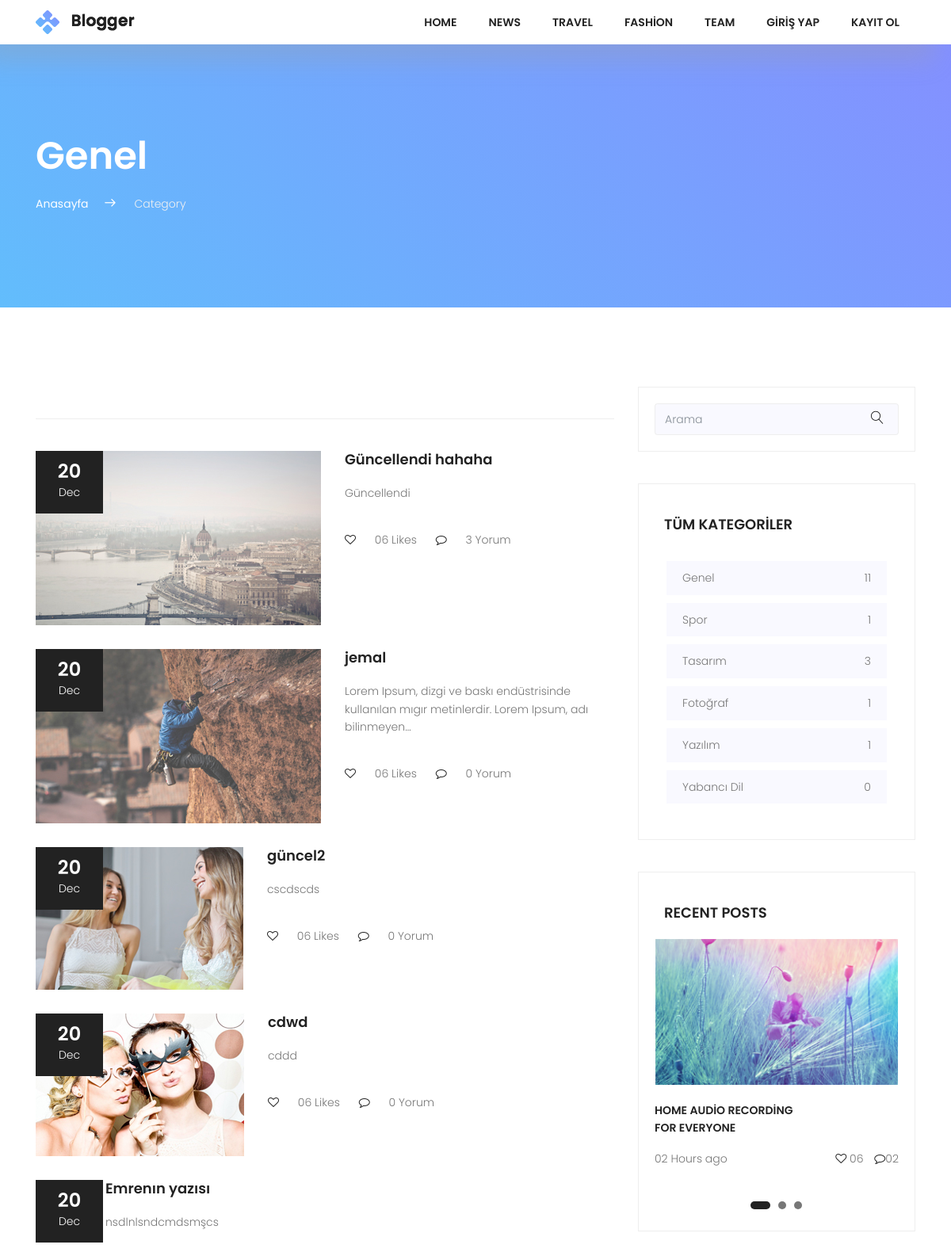
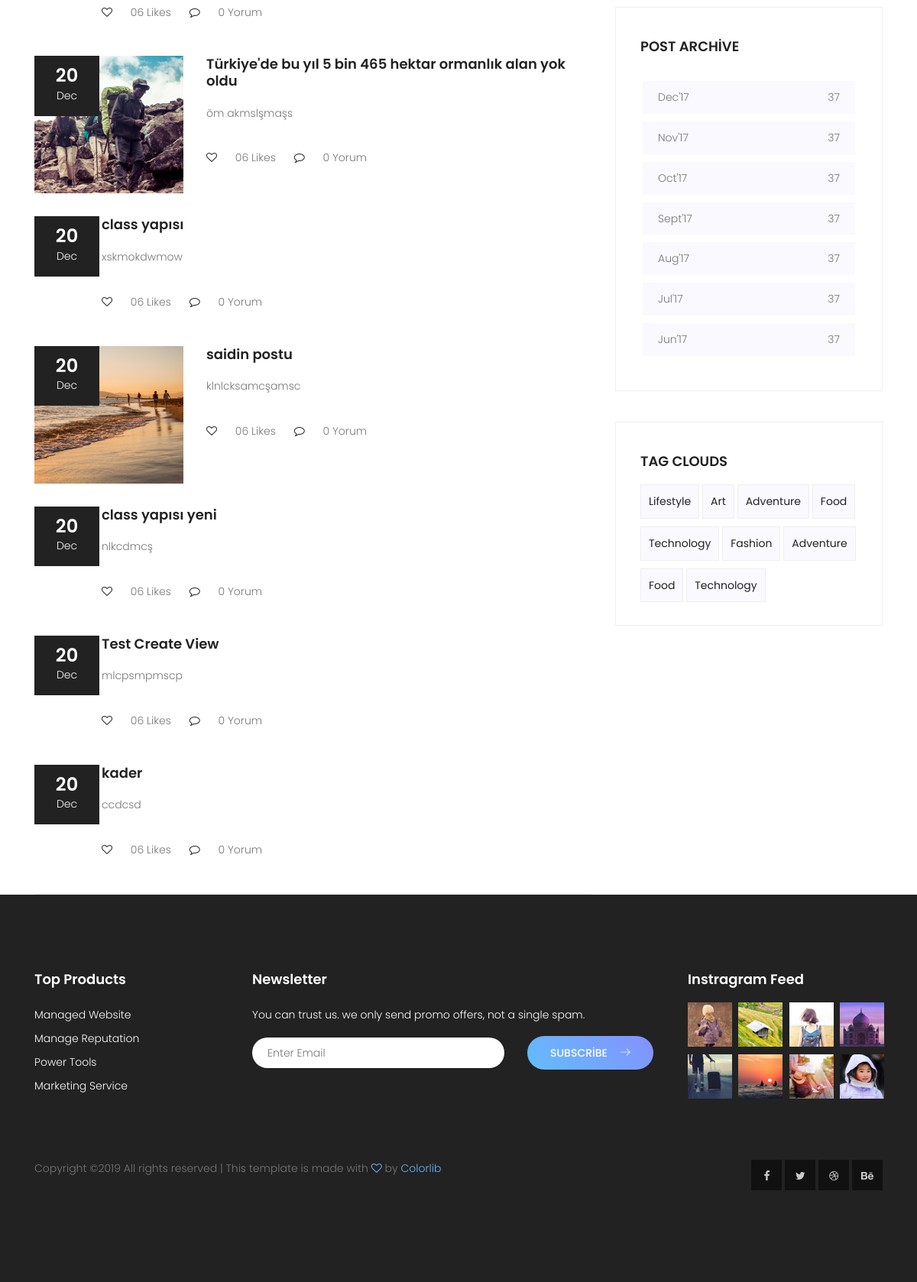
/category/genel, run on the app's committed database (2 pictures, top to bottom).
### posts/models.py (models this page shows, shortened)
class Category(models.Model):
  title = models.CharField(max_length=150)
  slug = models.SlugField(unique=True,editable=False)
  def postCount(self):
    return self.posts.all().count()

class Post(models.Model):
  user = models.ForeignKey(settings.AUTH_USER_MODEL, on_delete=models.CASCADE, default=1, related_name="userposts")
  title = models.CharField(max_length=150)
  image = models.ImageField(upload_to='upload/', blank=True)
  content = models.TextField()
  slug = models.SlugField(unique=True, editable=False)
  created = models.DateField(auto_now_add=True)
  updated = models.DateField(auto_now=True)
  category = models.ForeignKey(Category, on_delete=models.CASCADE, related_name="posts")
  tag = models.ManyToManyField(Tag, related_name='posts')
  def commentCount(self):
     return self.comments.all().count()

### posts/views.py (the view)
# urls.py: path('category/<slug:slug>', views.CategoryDetail.as_view(), name="category-detail"),
class CategoryDetail(DetailView):
  model= Category
  template_name = "categories/detail.html"
  context_object_name = "category"
  def get_context_data(self, **kwargs):
    context = super(CategoryDetail,self).get_context_data(**kwargs)
    context["allCategories"] = Category.objects.all()
    return context

### posts/templates/categories/detail.html (shortened to what this page needs)
{% extends "base.html" %}
{% block content %}
        <section class="top-section-area section-gap">
            <div class="container">
                <div class="row justify-content-between align-items-center d-flex">
                    <div class="col-lg-8 top-left">
                        <h1 class="text-white mb-20">{{ category.title }}</h1>
                        <ul>
                            <li><a href="{% url 'index' %}">Anasayfa</a><span class="lnr lnr-arrow-right"></span></li>
                            <li><span style="color:#f1f1f1">Category</span></li>
                        </ul>
                    </div>
                </div>
            </div>
        </section>
<div class="post-wrapper pt-100">
    <section class="post-area">
        <div class="container">
            <div class="row justify-content-center d-flex">
                <div class="col-lg-8">
                    <div class="post-lists">
                      {% for post in category.posts.all %}
                        <div class="single-list flex-row d-flex">
                            <div class="thumb">
                                <div class="date">
                                    <span>20</span><br>Dec
                                </div>
                                <img src="{{ post.image.url }}" alt="">
                            </div>
                            <div class="detail">
                                <a href="{% url 'single' post.slug %}"><h4 class="pb-20">{{ post.title }}</h4></a>
                                <p>
                                   {{ post.content|truncatechars:100 }}
                                </p>
                                <p class="footer pt-20">
                                <i class="fa fa-heart-o" aria-hidden="true"></i>
                                <a href="#">06 Likes</a>     <i class="ml-20 fa fa-comment-o" aria-hidden="true"></i> <a href="#">{{ post.commentCount }} Yorum</a>
                                </p>
                            </div>
                        </div>
                      {% endfor %}
                    </div>
                </div>
                <div class="col-lg-4 sidebar-area">
                    <div class="single_widget search_widget">
                        <div id="imaginary_container">
                            <form action="{% url 'search' %}" method="GET">
                            <div class="input-group stylish-input-group">
                                <input type="text" class="form-control" name="q"  placeholder="Arama" >
                                <span class="input-group-addon">
                                    <button type="submit">
                                        <span class="lnr lnr-magnifier"></span>
                                    </button>
                                </span>
                            </div>
                            </form>
                        </div>
                    </div>
                    <div class="single_widget cat_widget">
                        <h4 class="text-uppercase pb-20">Tüm Kategoriler</h4>
                        <ul>
                          {% for category in allCategories %}
                            <li>
                                <a href="{% url 'category-detail' category.slug %}">{{ category.title }} <span>{{ category.postCount}}</span></a>
                            </li>
                          {% endfor %}
                        </ul>
                    </div>
                    <div class="single_widget recent_widget">
                        <h4 class="text-uppercase pb-20">Recent Posts</h4>
                        <div class="active-recent-carusel">
                            <div class="item">
                                <img src="img/asset/slider.jpg" alt="">
                                <p class="mt-20 title text-uppercase">Home Audio Recording <br>
                                For Everyone</p>
                                <p>02 Hours ago <span> <i class="fa fa-heart-o" aria-hidden="true"></i>
                                06 <i class="fa fa-comment-o" aria-hidden="true"></i>02</span></p>
                            </div>
                        </div>
                    </div>
                    <div class="single_widget cat_widget">
                        <h4 class="text-uppercase pb-20">post archive</h4>
                        <ul>
                            <li>
                                <a href="#">Dec'17 <span>37</span></a>
                            </li>
                            <li>
                                <a href="#">Nov'17 <span>37</span></a>
                            </li>
                            <li>
                                <a href="#">Oct'17 <span>37</span></a>
                            </li>
                            <li>
                                <a href="#">Sept'17 <span>37</span></a>
                            </li>
                            <li>
                                <a href="#">Aug'17 <span>37</span></a>
                            </li>
                            <li>
                                <a href="#">Jul'17 <span>37</span></a>
                            </li>
                            <li>
                                <a href="#">Jun'17 <span>37</span></a>
                            </li>
                        </ul>
                    </div>
                    <div class="single_widget tag_widget">
                        <h4 class="text-uppercase pb-20">Tag Clouds</h4>
                        <ul>
                            <li><a href="#">Lifestyle</a></li>
                            <li><a href="#">Art</a></li>
                            <li><a href="#">Adventure</a></li>
                            <li><a href="#">Food</a></li>
                            <li><a href="#">Technology</a></li>
                            <li><a href="#">Fashion</a></li>
                            <li><a href="#">Adventure</a></li>
                            <li><a href="#">Food</a></li>
                            <li><a href="#">Technology</a></li>
                        </ul>
                    </div>
                </div>
            </div>
        </div>
    </section>
</div>
 {% endblock %}

### static/css/main.css (style rules this page uses)
body { color:#777;font-family:"Poppins",sans-serif;font-size:14px;font-weight:300;line-height:1.625em;position:relative }
ol,ul { margin:0;padding:0;list-style:none }
a { -webkit-transition:all 0.3s ease 0s;-moz-transition:all 0.3s ease 0s;-o-transition:all 0.3s ease 0s;transition:all 0.3s ease 0s }
a,a:focus,a:hover { text-decoration:none;outline:0 }
h1,h2,h3,h4,h5,h6 { font-family:"Poppins",sans-serif;color:#222;line-height:1.2em !important;margin-bottom:0;margin-top:0;font-weight:600 }
h1,.h1 { font-size:36px }
h4,.h4 { font-size:18px }
.mt-20 { margin-top:20px }
.ml-20 { margin-left:20px }
.mb-20 { margin-bottom:20px }
.pt-20 { padding-top:20px }
.pt-100 { padding-top:100px }
.pb-20 { padding-bottom:20px }
.text-white { color:#fff }
b,i,sup,sub,u,del { color:#69B4FD }
h1 { font-size:36px }
h4 { font-size:18px }
h1,h2,h3,h4,h5,h6 { line-height:1.5em }
body { position:relative }
i { color:#222 }
.section-gap { padding:120px 0 }
.p1-gradient-bg,.primary-btn,.footer-social a:hover,.single-footer-widget .bb-btn,.generic-banner,.tags ul a:hover,.overlay,.about_widget button:hover,.tag_widget ul li a:hover,.top-section-area { background-image:-moz-linear-gradient(45deg, #62bdfc 0%, #8490ff 100%);background-image:-webkit-linear-gradient(45deg, #62bdfc 0%, #8490ff 100%);background-image:-ms-linear-gradient(45deg, #62bdfc 0%, #8490ff 100%) }
.search_widget .stylish-input-group .form-control,.top-section-area .stylish-input-group .form-control { border-right:0;box-shadow:0 0 0;border-color:#eee;background-color:#f9f9ff }
.search_widget .input-group-addon,.top-section-area .input-group-addon { background-color:#f9f9ff !important;border-color:#eee }
.search_widget .stylish-input-group button,.top-section-area .stylish-input-group button { border:0;background:transparent }
.search_widget input,.top-section-area input { font-size:14px }
.single_widget { border:1px solid #eee;padding:20px;margin-bottom:40px }
.cat_widget h4 { padding-top:20px;margin-left:12px }
.cat_widget ul { padding:15px }
.cat_widget ul li { background-color:#f9f9ff;padding:10px 20px;margin-bottom:10px;-webkit-transition:all 0.3s ease 0s;-moz-transition:all 0.3s ease 0s;-o-transition:all 0.3s ease 0s;transition:all 0.3s ease 0s }
.cat_widget ul li span { float:right }
.cat_widget ul li a { color:#777 }
.tag_widget h4 { padding-top:20px;margin-left:12px }
.tag_widget ul { margin-left:12px }
.tag_widget ul li { display:inline-block }
.tag_widget ul li a { color:#222;border:1px solid #eee;padding:10px;display:block;margin-bottom:10px;font-weight:400;background-color:#f9f9ff }
.recent_widget h4 { padding-top:20px;margin-left:12px }
.recent_widget .title { font-weight:600;color:#222 }
.recent_widget p i { margin-left:10px }
.recent_widget p span { float:right }
.sidebar-area { padding-bottom:80px }
.top-left h1 { font-size:48px }
.top-left ul { text-align:left }
.top-left ul li { display:inline-block }
.top-left ul li a { font-size:14px;font-weight:400;color:#fff }
.top-left ul li .lnr { color:#fff;font-weight:900;margin:0px 20px }
.post-lists { margin-top:40px;border-top:1px solid #eee;border-bottom:1px solid #eee;padding-top:40px }
.single-list { padding-bottom:30px }
.single-list .date { position:absolute;font-size:14px;padding:15px;width:85px;background-color:#222;text-align:center;color:#fff }
.single-list .date span { font-size:24px;font-weight:600 }
.single-list .detail { margin-left:30px }
.single-list h4 { -webkit-transition:all 0.3s ease 0s;-moz-transition:all 0.3s ease 0s;-o-transition:all 0.3s ease 0s;transition:all 0.3s ease 0s }
.single-list .footer i { margin-right:20px }
.single-list .footer .ml-20 { margin-left:20px }
.single-list .footer a { color:#777 }

### data on the page
Category: title "Genel", postCount "11"
Post: image (picture), title "Güncellendi hahaha", content "Güncellendi", commentCount "3"
Post: image (picture), title "jemal", content "Lorem Ipsum, dizgi ve baskı endüstrisinde kullanılan mıgır metinlerdir. Lorem Ipsum, adı bilinmeyen…", commentCount "0"
Post: image (picture), title "güncel2", content "cscdscds", commentCount "0"
Post: image (picture), title "cdwd", content "cddd", commentCount "0"
Post: title "Emrenın yazısı", content "nsdlnlsndcmdsmşcs", commentCount "0"
Post: image (picture), title "Türkiye'de bu yıl 5 bin 465 hektar ormanlık alan yok oldu", content "öm akmslşmaşs", commentCount "0"
Post: title "class yapısı", content "xskmokdwmow", commentCount "0"
Post: image (picture), title "saidin postu", content "klnlcksamcşamsc", commentCount "0"
Post: title "class yapısı yeni", content "nlkcdmcş", commentCount "0"
Post: title "Test Create View", content "mlcpsmpmscp", commentCount "0"
Post: title "kader", content "ccdcsd", commentCount "0"
Category: title "Spor", postCount "1"
Category: title "Tasarım", postCount "3"
Category: title "Fotoğraf", postCount "1"
Category: title "Yazılım", postCount "1"
Category: title "Yabancı Dil", postCount "0"
